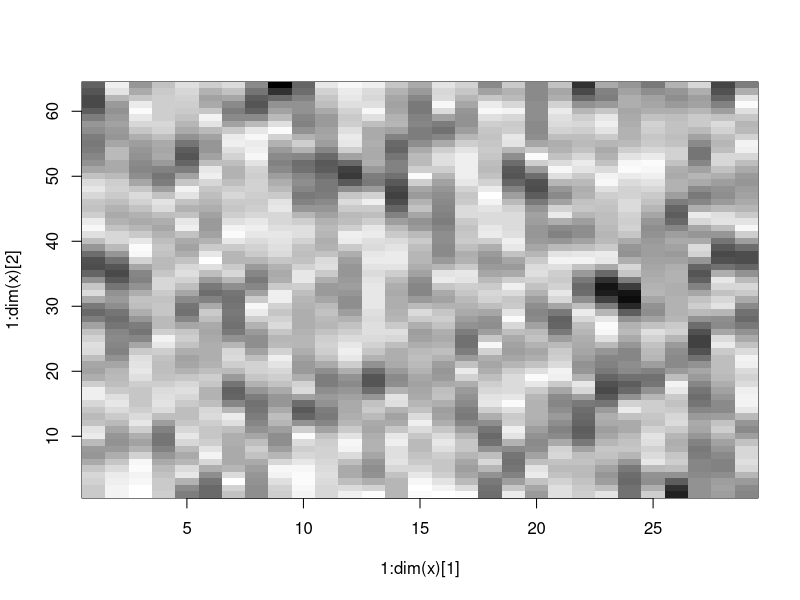

R code for this plot:
# r2py crawler metadata
# package: e1071
# source_type: rd_example
# topic: hanning.window.Rd
# source_file: C:\Users\bened\AppData\Local\R\win-library\4.5\e1071\help
# lines: 6

suppressPackageStartupMessages(library(e1071))
hanning.window(10)

x<-rnorm(500)
y<-stft(x, wtype="hanning.window")
plot(y)
